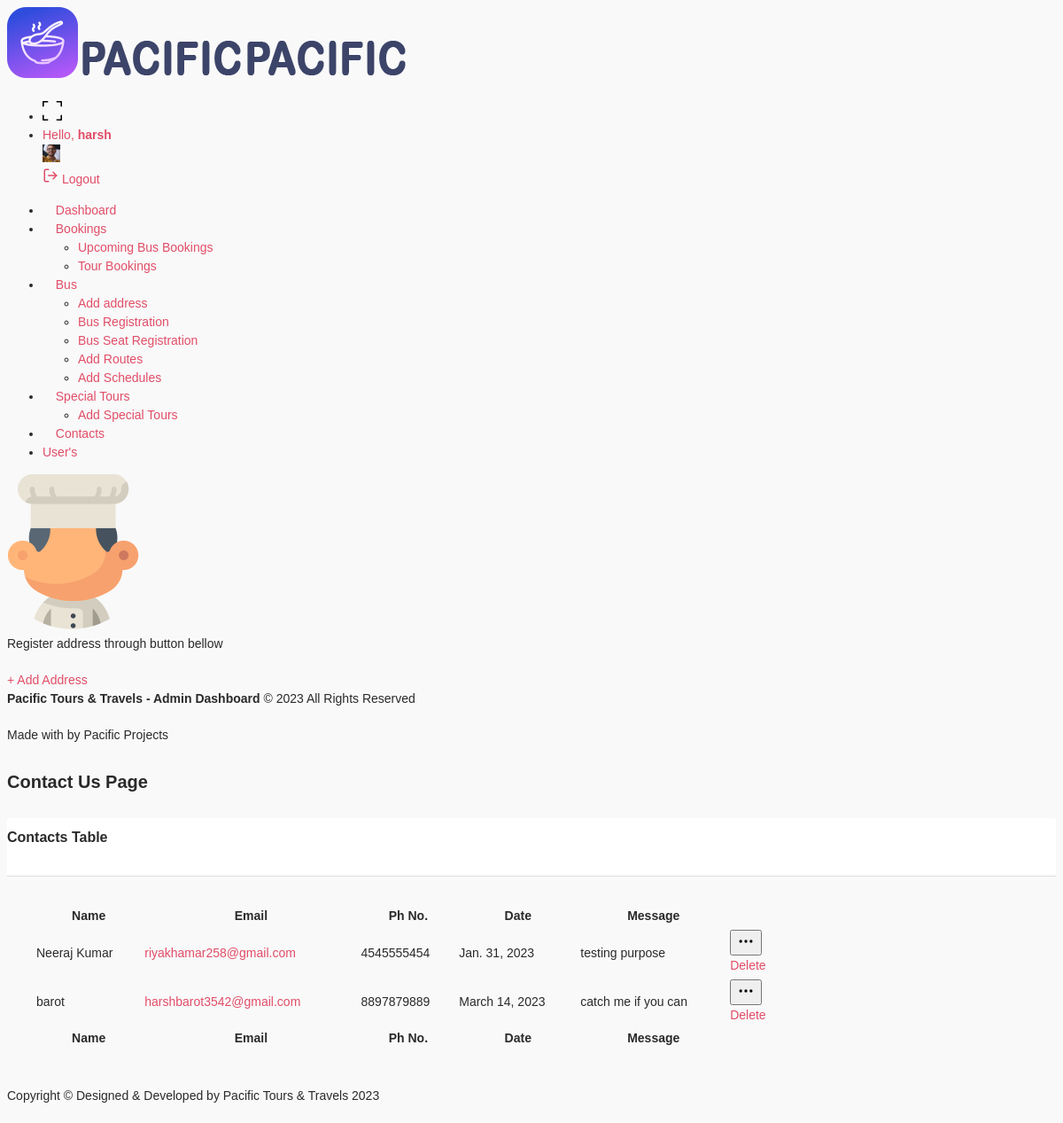
The page /manager/contact_us/ (signed in) on the database its author committed.
### auth_system/models.py (models this page shows)
class CustomUser(AbstractUser):
    user_type = models.CharField(max_length=10,choices=user_choice,default='customer')
    contact = models.CharField(max_length=10,default='')
    gender = models.CharField(max_length=50,choices=gender_choice,default='male')

### root/models.py (models this page shows)
class Mailbox(models.Model):
    name = models.CharField(max_length = 100)
    email_id = models.EmailField(max_length=150)
    subject = models.CharField(max_length = 150)
    message = models.TextField()
    contact = models.TextField(max_length=10)
    date = models.DateField(default=timezone.now)

### manager/views.py (the view)
# urls.py: path('contact_us/',views.contact_us,name='contact_us'),
@login_required(login_url='auth_system:login_user')
def contact_us(request):
    data = Mailbox.objects.all()
    context = {
        'data':data
    }
    return render(request,'manager/contactus.html',context)

### templates/manager/contactus.html (shortened to what this page needs)
{% extends 'manager/layout.html' %}
{% load static %}
{% block body %}
        <div class="content-body">
            <div class="container-fluid">
                <div class="row page-titles mx-0">
                    <div class="col-sm-6 p-md-0">
                        <div class="welcome-text">
                            <h4>Contact Us Page</h4>
                        </div>
                    </div>
                </div>
                <div class="row">
                    <div class="col-12">
                        <div class="card">
                            <div class="card-header">
                                <h4 class="card-title">Contacts Table</h4>
                            </div>
                            <div class="card-body">
                                <div class="table-responsive">
                                    <table id="example" class="display" style="min-width: 845px">
                                        <thead>
                                            <tr>
                                                <th>Name</th>
                                                <th>Email</th>
                                                <th>Ph No.</th>
                                                <th>Date</th>
                                                <th>Message</th>
                                                <th></th>
                                            </tr>
                                        </thead>
                                        <tbody>
                                            {% for i in data %}
                                            <tr>
                                                <td>{{i.name}}</td>
                                                <td><a href="mailto:{{i.email_id}}">
                                                    {{i.email_id}} </a></td>
                                                <td>{{i.contact}}</td>
                                                <td>{{i.date}}</td>
                                                <td>{{i.message}}</td>
                                                <td>
													<div class="dropdown">
														<button type="button" class="btn btn-success light sharp" data-bs-toggle="dropdown">
														</button>
														<div class="dropdown-menu">
															<a class="dropdown-item" href="{% url 'manager:del_contact_us' i.id %}">Delete</a>
														</div>
													</div>
												</td>
                                            </tr>
                                            {% endfor %}
                                        </tbody>
                                        <tfoot>
                                            <tr>
                                                <th>Name</th>
                                                <th>Email</th>
                                                <th>Ph No.</th>
                                                <th>Date</th>
                                                <th>Message</th>
                                            </tr>
                                        </tfoot>
                                    </table>
                                </div>
                            </div>
                        </div>
                    </div>
				</div>
            </div>
        </div>
{% endblock body %}

### templates/manager/layout.html (shortened to what this page needs)
{% load static %}
<!DOCTYPE html>
<html lang="en">
<head>
    <link href="{% static 'dashboard/vendor/jqvmap/css/jqvmap.min.css' %}" rel="stylesheet">
    <link rel="stylesheet" href="{% static 'dashboard/vendor/chartist/css/chartist.min.css' %}">
    <link href="{% static 'dashboard/vendor/bootstrap-select/dist/css/bootstrap-select.min.css' %}" rel="stylesheet">
    <link href="{% static 'dashboard/css/style.css' %}" rel="stylesheet">
    <link href="{% static 'dashboard/css/LineIcons.css' %}" rel="stylesheet">
    <link rel="stylesheet" href="{% static 'dashboard/icons/flaticon/flaticon.css' %}">
    <link href="{% static 'dashboard/vendor/datatables/css/jquery.dataTables.min.css' %} " rel="stylesheet">
    <link href="{% static 'dashboard/vendor/bootstrap-select/dist/css/bootstrap-select.min.css' %}" rel="stylesheet">
</head>
<body>
    <div id="main-wrapper">
        <div class="nav-header">
            <a href="{% url 'manager:dashboard' %}" class="brand-logo">
                <img class="logo-abbr" src="{% static 'dashboard/images/logo.png' %}" alt="">
                <img class="logo-compact" src="{% static 'dashboard/images/logo-text.png' %}" alt="">
                <img class="brand-title" src="{% static 'dashboard/images/logo-text.png' %}" alt="">
            </a>
        </div>
        <div class="header">
            <div class="header-content">
                <nav class="navbar navbar-expand">
                    <div class="collapse navbar-collapse justify-content-between">
                        <ul class="navbar-nav header-right">
                            <li class="nav-item dropdown notification_dropdown">
                                <a class="nav-link dz-fullscreen primary" href="#">
                                </a>
                            </li>
                            <li class="nav-item dropdown header-profile">
                                <a class="nav-link" href="#" role="button" data-bs-toggle="dropdown">
                                    <div class="header-info">
                                        <span>Hello, <strong>{{user}}</strong></span>
                                    </div>
                                    <img src="{% static 'dashboard/images/profile/pic1.jpg' %}" width="20" alt="" />
                                </a>
                                <div class="dropdown-menu dropdown-menu-right">
                                    <a href="{% url 'auth_system:logout_user' %}" class="dropdown-item ai-icon">
                                        <span class="ms-2">Logout </span>
                                    </a>
                                </div>
                            </li>
                        </ul>
                    </div>
                </nav>
            </div>
        </div>
        <div class="deznav">
            <div class="deznav-scroll">
                <ul class="metismenu" id="menu">
                    <li><a class=" ai-icon" href="{% url 'manager:dashboard' %}" aria-expanded="false">
                            <i class="flaticon-381-networking"></i>
                            <span class="nav-text">Dashboard</span>
                        </a>
                    </li>
                    <li><a class="has-arrow ai-icon" href="javascript:void()" aria-expanded="false">
                            <i class="flaticon-381-notepad"></i>
                            <span class="nav-text">Bookings</span>
                        </a>
                        <ul aria-expanded="false">
                            <li><a href="{% url 'manager:all_bookings' %}">Upcoming Bus Bookings</a></li>
                            <li><a href="{% url 'manager:tour_bookings' %}">Tour Bookings</a></li>
                        </ul>
                    </li>
                    <li><a class="has-arrow ai-icon" href="javascript:void()" aria-expanded="false">
                            <i class="flaticon-381-television"></i>
                            <span class="nav-text">Bus</span>
                        </a>
                        <ul aria-expanded="false">
                            <li><a href="{% url 'manager:add_address' %}">Add address</a></li>
                            <li><a href="{% url 'manager:bus_registration' %}">Bus Registration</a></li>
                            <li><a href="{% url 'manager:add_bus_seat' %}">Bus Seat Registration</a></li>
                            <li><a href="{% url 'manager:add_routes' %}">Add Routes</a></li>
                            <li><a href="{% url 'manager:add_schedules' %}">Add Schedules</a></li>
                        </ul>
                    </li>
                    <li><a class="has-arrow ai-icon" href="javascript:void()" aria-expanded="false">
                            <i class="flaticon-381-controls-3"></i>
                            <span class="nav-text">Special Tours</span>
                        </a>
                        <ul aria-expanded="false">
                            <li><a href="{% url 'manager:add_special_tours' %}">Add Special Tours</a></li>
                        </ul>
                    </li>
                    <li><a class=" ai-icon" href="{% url 'manager:contact_us' %}" aria-expanded="false">
                            <i class="flaticon-381-database"></i>
                            <span class="nav-text">Contacts</span>
                        </a>
                    </li>
                    <li><a class=" ai-icon" href="{% url 'manager:all_users' %}" aria-expanded="false">
                            <span class="nav-text">User's</span>
                        </a>
                    </li>
                </ul>
                <div class="add-menu-sidebar">
                    <img src="images/icon1.png" alt="" />
                    <p>Register address through button bellow</p>
                    <a href="{% url 'manager:add_address' %}" class="btn bg-white text-black">+ Add Address</a>
                </div>
                <div class="copyright">
                    <p><strong>Pacific Tours & Travels - Admin Dashboard</strong> © 2023 All Rights Reserved</p>
                    <p>Made with  by Pacific Projects </p>
                </div>
            </div>
        </div>
        {% block body %}
        {% endblock body %}
        <div class="footer">
            <div class="copyright">
                <p>Copyright © Designed &amp; Developed by Pacific Tours & Travels </a> 2023</p>
            </div>
        </div>
    </div>
</body>
</html>

### rows shown on the page
Mailbox: name "Neeraj Kumar", email_id "riyakhamar258@gmail.com", contact "4545555454", date "Jan. 31, 2023", message "testing purpose"
Mailbox: name "barot", email_id "harshbarot3542@gmail.com", contact "8897879889", date "March 14, 2023", message "catch me if you can"

### other values the page prints
{{ user }} "harsh"
